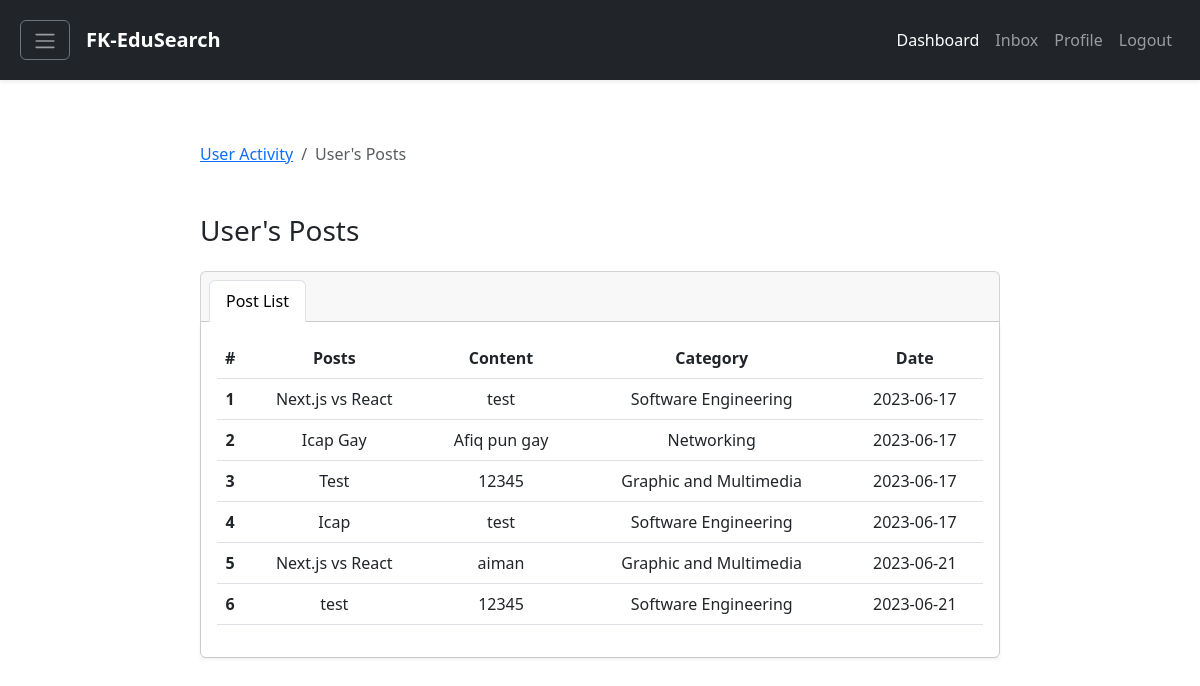
/userReportDetails.php?user=isyrafmagic, run on the app's committed database.
### tables this page shows
CREATE TABLE `post` (
  `postid` int(11) NOT NULL,
  `userid` int(11) DEFAULT NULL,
  `replyid` int(11) DEFAULT NULL,
  `expertid` int(11) DEFAULT NULL,
  `postTopic` varchar(60) NOT NULL,
  `postContent` varchar(1000) NOT NULL,
  `postCategory` varchar(60) NOT NULL,
  `image` longblob NOT NULL,
  `postDate` timestamp NOT NULL DEFAULT current_timestamp() ON UPDATE current_timestamp(),
  `postStatus` varchar(60) DEFAULT NULL
);

### classes/Report.classes.php (called while the page is built, shortened)
<?php
class Report extends Connection
{
    public function getPostsByUsername($username)
    {
        $connection = $this->getConnection();
        $query = "SELECT user.username, post.postTopic, post.postContent, post.postCategory, post.postDate
        FROM post
        INNER JOIN user ON post.userid=user.userid
        WHERE user.username = '$username'";
        $result = mysqli_query($connection, $query);
        if (!$result) {
            return false;
        } else {
            return $result;
        }
    }
}
?>

### userReportDetails.php (the view, shortened to what this page needs)
<!DOCTYPE html>
<html lang="en">
<head>
    <link href="https://cdn.jsdelivr.net/npm/bootstrap@5.3.0-alpha3/dist/css/bootstrap.min.css" rel="stylesheet"
>
    <link rel="stylesheet" href="https://cdnjs.cloudflare.com/ajax/libs/font-awesome/4.7.0/css/font-awesome.min.css">
</head>
<body>
    <?php include "components/navigation.php"; ?>
    <div class="d-flex flex-column justify-content-center align-item-center vh-100"
        style="padding-left: 200px; padding-right: 200px">
        <div class="row">
            <div class="col-md">
                <nav aria-label="breadcrumb">
                    <ol class="breadcrumb">
                        <li class="breadcrumb-item"><a href="userReport.php">User Activity</a></li>
                        <li class="breadcrumb-item active" aria-current="page">User's Posts</li>
                    </ol>
                </nav>
                <h3 class="mt-5">User's Posts</h3>
                <div class="card text-center mt-4">
                    <div class="card-header">
                        <ul class="nav nav-tabs card-header-tabs">
                            <li class="nav-item">
                                <a class="nav-link active" aria-current="true" href="#">Post List</a>
                            </li>
                        </ul>
                    </div>
                    <div class="card-body shadow-sm">
                        <table class="table">
                            <thead>
                                <tr>
                                    <th scope="col">#</th>
                                    <th scope="col">Posts</th>
                                    <th scope="col">Content</th>
                                    <th scope="col">Category</th>
                                    <th scope="col">Date</th>
                                </tr>
                            </thead>
                            <tbody>
                                <?php
                                $username = $_GET['user'];
                                $reportDetails = new ReportController();
                                $results = $reportDetails->getPostsByUsername($username);
                                if ($results && $results->num_rows > 0) {
                                    $rowNumber = 1;
                                    $posts = [];
                                    while ($row = $results->fetch_assoc()) {
                                        $posts[] = $row;
                                    }
                                    foreach ($posts as $post) {
                                        $postTopic = $post['postTopic'];
                                        $postContent = $post['postContent'];
                                        $postCategory = $post['postCategory'];
                                        $postDate = $post['postDate'];
                                        ?>
                                        <tr>
                                            <th scope="row" style="width:10px">
                                                <?php echo $rowNumber; ?>
                                            </th>
                                            <td>
                                                <?php echo $postTopic; ?>
                                            </td>
                                            <td>
                                                <?php echo $postContent; ?>
                                            </td>
                                            <td>
                                                <?php echo $postCategory; ?>
                                            </td>
                                            <td>
                                                <?php echo date('Y-m-d', strtotime($postDate)); ?>
                                            </td>
                                        </tr>
                                        <?php
                                        $rowNumber++;
                                    }
                                } else {
                                    ?>
                                    <tr>
                                        <td colspan="2">No posts found for this user.</td>
                                    </tr>
                                    <?php
                                }
                                ?>
                            </tbody>
                        </table>
                    </div>
                </div>
            </div>
        </div>
    </div>
</body>
</html>

### data on the page
post: postTopic "Next.js vs React", postContent "test", postCategory "Software Engineering", postDate "2023-06-17"
post: postTopic "Icap Gay", postContent "Afiq pun gay", postCategory "Networking", postDate "2023-06-17"
post: postTopic "Test", postContent "12345", postCategory "Graphic and Multimedia", postDate "2023-06-17"
post: postTopic "Icap", postContent "test", postCategory "Software Engineering", postDate "2023-06-17"
post: postTopic "Next.js vs React", postContent "aiman", postCategory "Graphic and Multimedia", postDate "2023-06-21"
post: postTopic "test", postContent "12345", postCategory "Software Engineering", postDate "2023-06-21"
